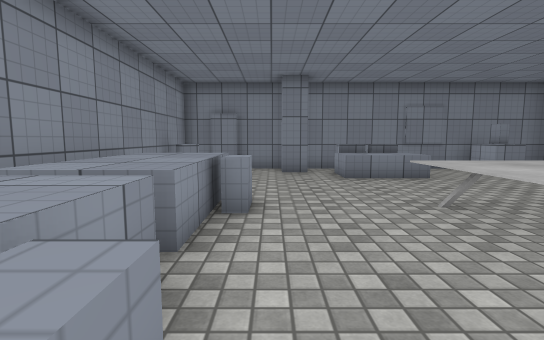
view 1 (above)

20 first-person views from a walk through a 3-D level made in the Unity game engine. The camera is 1.2 m above the floor, tilts 6° down and sees 85° across. The floor is counted in squares, 1 m on a side. Each view is taken from the middle of a square. On the plan, view 1 faces up. The plan holds only what a view shows up to about 13 squares ahead; the rest is blank. Surface patterns are stand-ins for the level's own textures.

view 2
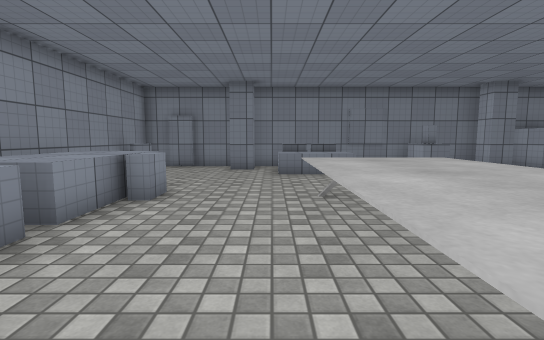

view 3
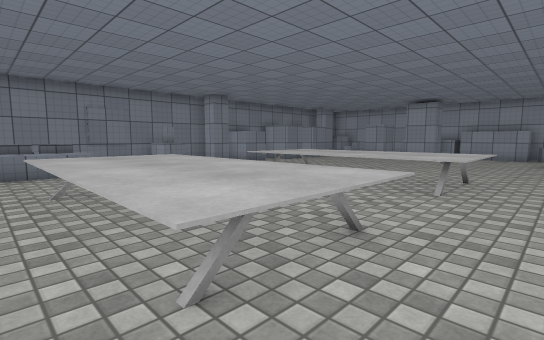

view 4
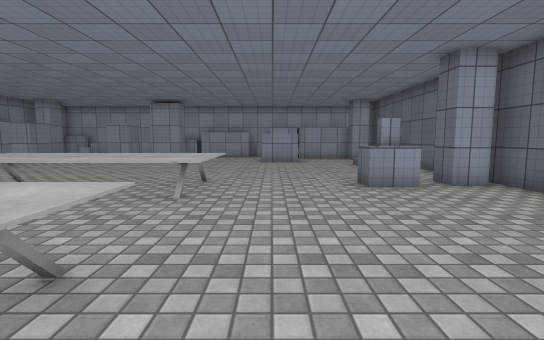

view 5
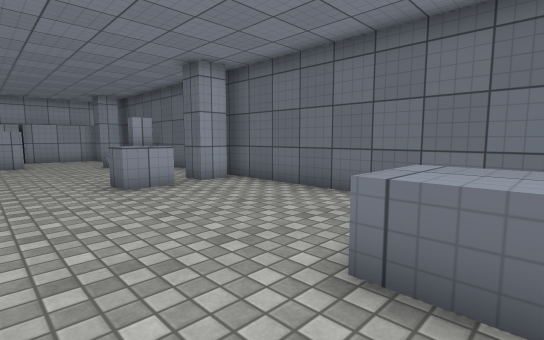

view 6
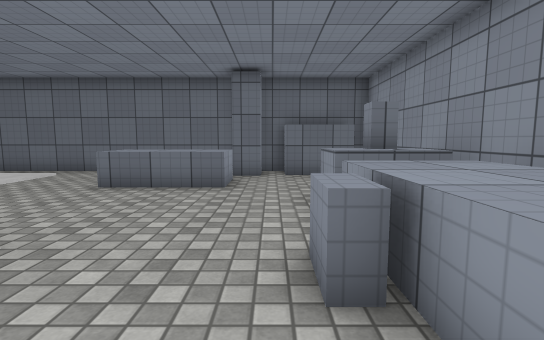

view 7
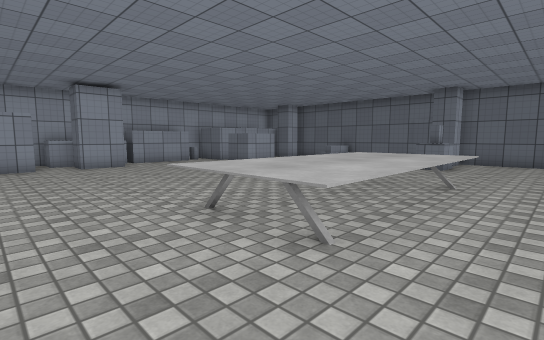

view 8
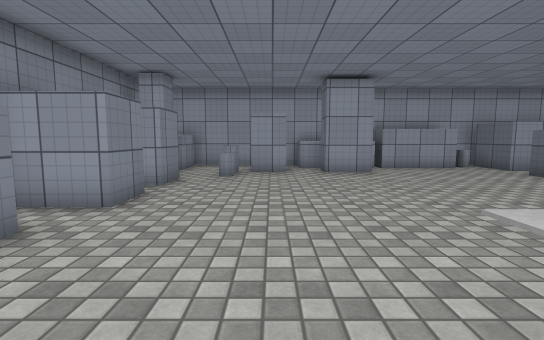

view 9
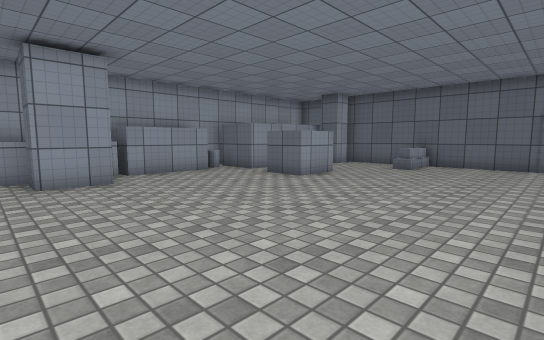

view 10
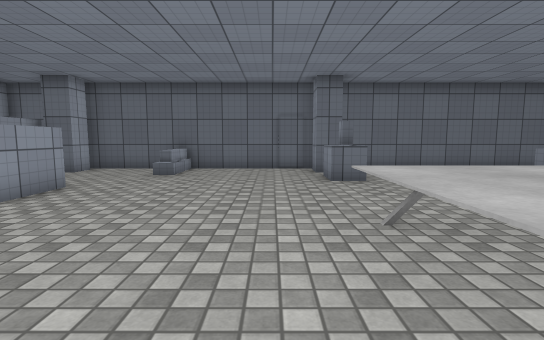

view 11
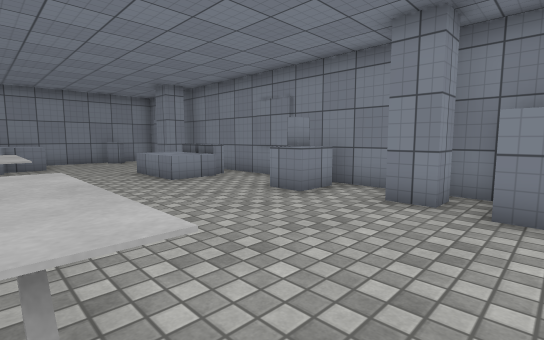

view 12
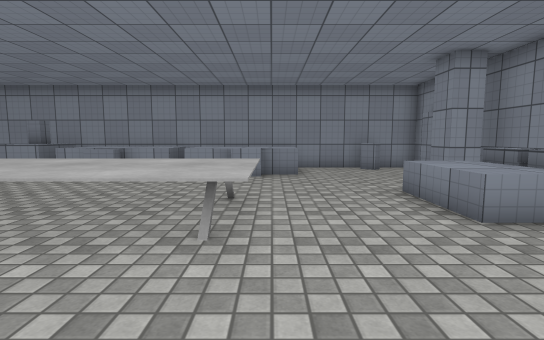

view 13
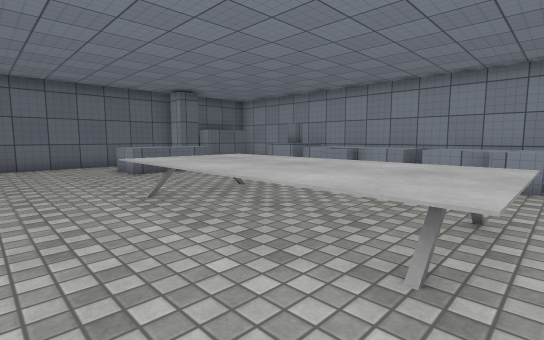

view 14
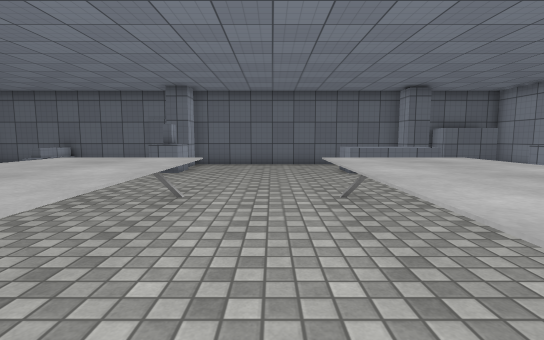

view 15
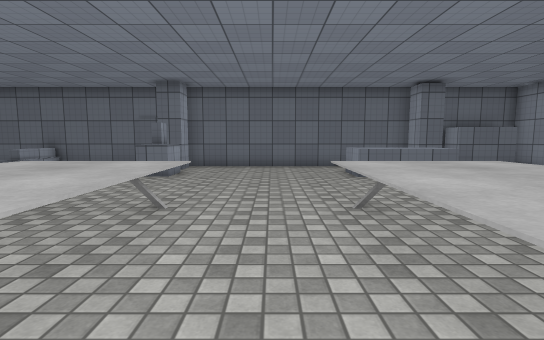

view 16
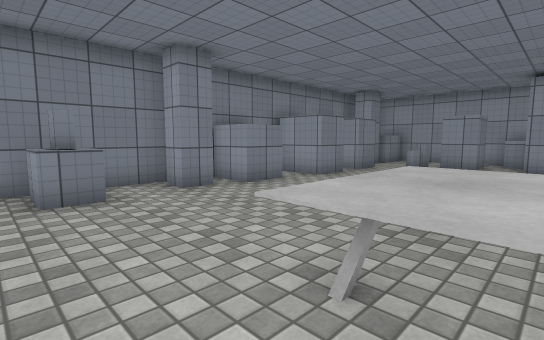

view 17
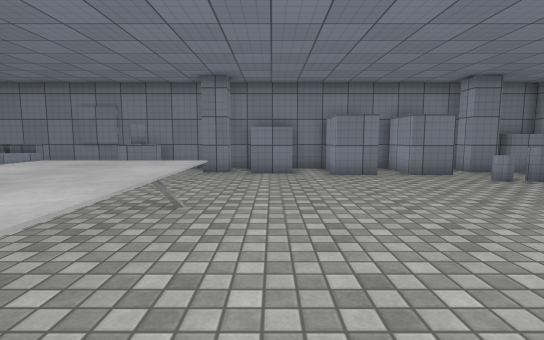

view 18
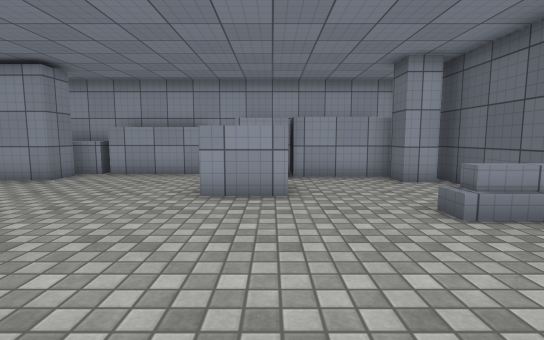

view 19
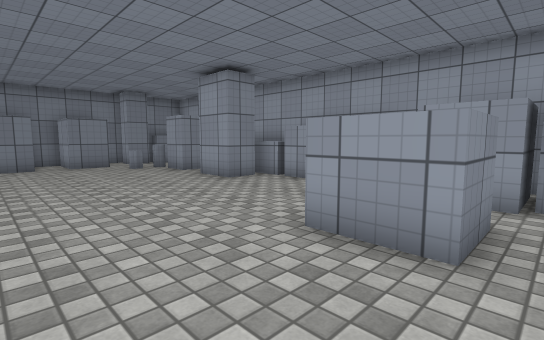

view 20
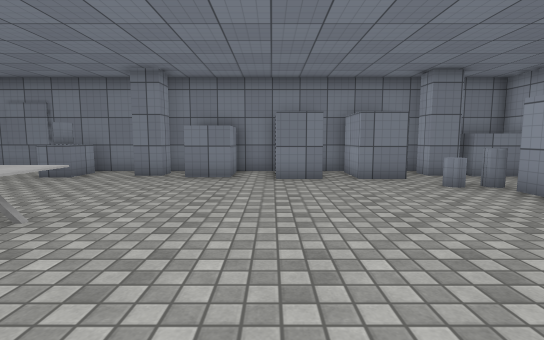

### Floor plan
Key: @ floor where view 1 was taken; # wall or solid block; . floor; = window, fence, low wall or low ledge; ^ raised ledge; O other object.
Columns run from 4 left of view 1 to 24 right of it. Each row starts with its distance up from view 1.
 12 #######################  #^^#
 11 #....##^^...#..#.#.# .####^^#
 10 #^....^^^^..=......##.####.#
  9 #......^^...............==.
  8 #.......................=#
  7 #^^^.....................##
  6 #^^^.......................^#
  5 #^^^...OOOO..OOO.........#^ #
  4 #^^^...OOOO..OOO.........#^ #
  3 #^^^...OOOO..OOO..........^^#
  2 # ^^...OOOO..OOO..........###
  1 #^^^...OOOO..OOO..........##
  0 #^^^@..OOOO..OOO..........###
 -1 #^^^.......................^#
 -2 #^^^..................^^.###
 -3 #^#^..................^^.###
 -4 #  .......................##
 -5 #  ..^^^^......^..........#
 -6 #  ... ^^.................#
 -7 # ##.#  .......#........###
 -8 ##########################

Where each view was taken, in squares from view 1:
view 1: 0 up, 0 right, facing up
view 2: 1 down, 2 right, facing up
view 3: 2 down, 2 right, facing up-right
view 4: 2 down, 3 right, facing right
view 5: 2 down, 3 right, facing down-right
view 6: 3 up, 0 right, facing down
view 7: 8 up, 7 right, facing down-right
view 8: 7 up, 10 right, facing right
view 9: 6 up, 12 right, facing down-right
view 10: 4 up, 13 right, facing down
view 11: 5 up, 13 right, facing up-left
view 12: 6 up, 9 right, facing left
view 13: 6 up, 8 right, facing down-left
view 14: 6 up, 7 right, facing down
view 15: 5 up, 7 right, facing down
view 16: 4 up, 7 right, facing up-right
view 17: 0 up, 13 right, facing up
view 18: 3 down, 12 right, facing right
view 19: 4 down, 15 right, facing up-right
view 20: 1 up, 15 right, facing up
